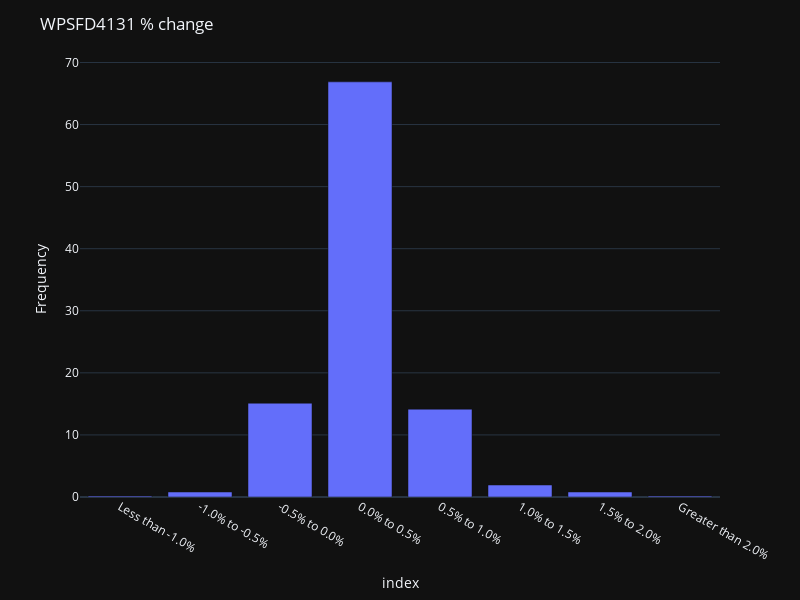

The code cell stored with this chart in its notebook:
### Code cell
fig = px.bar(occurrence_frequencies, x=occurrence_frequencies.index, y='Probability %')

fig = px.bar(
    occurrence_frequencies,
    x=occurrence_frequencies.index,
    y='Probability %',
)

fig.update_layout(
    title=dict(text='WPSFD4131 % change'),
    width=800,
    height=600,
    yaxis=dict(title="Frequency"),
    hovermode="x unified",
    template="plotly_dark"
)

fig.show()

### Figure 1 — Plotly figure (JSON) as saved in the notebook; plotly's stock layout.template omitted (floating-point values rounded to 4 significant figures)
{"data": [{"hovertemplate": "index=%{x}<br>Probability %=%{y}<extra></extra>", "legendgroup": "", "marker": {"color": "#636efa", "pattern": {"shape": ""}}, "name": "", "orientation": "v", "showlegend": false, "textposition": "auto", "type": "bar", "x": ["Less than -1.0%", "-1.0% to -0.5%", "-0.5% to 0.0%", "0.0% to 0.5%", "0.5% to 1.0%", "1.0% to 1.5%", "1.5% to 2.0%", "Greater than 2.0%"], "xaxis": "x", "y": [0.1608, 0.8039, 15.11, 66.88, 14.15, 1.929, 0.8039, 0.1608], "yaxis": "y"}], "layout": {"barmode": "relative", "height": 600, "hovermode": "x unified", "legend": {"tracegroupgap": 0}, "margin": {"t": 60}, "title": {"text": "WPSFD4131 % change"}, "width": 800, "xaxis": {"anchor": "y", "domain": [0, 1], "title": {"text": "index"}}, "yaxis": {"anchor": "x", "domain": [0, 1], "title": {"text": "Frequency"}}}}
